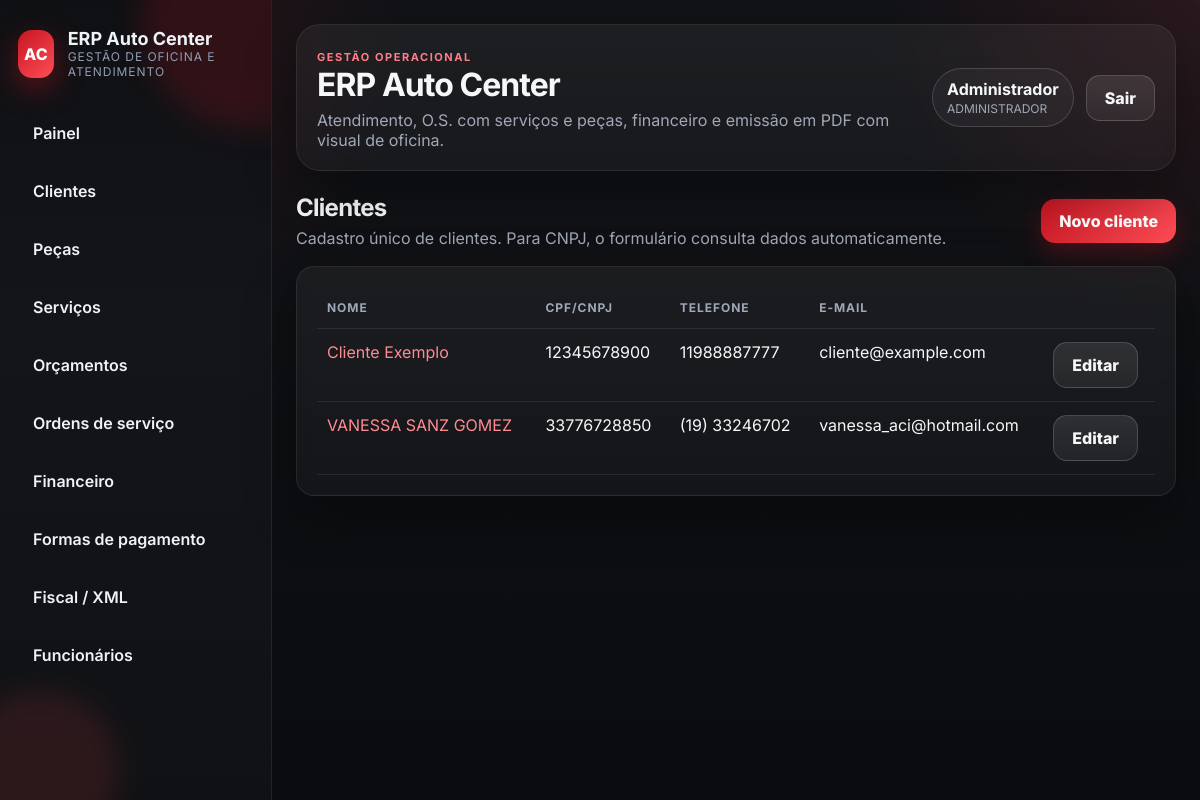
The page /clientes (signed in) on the database as committed earlier.
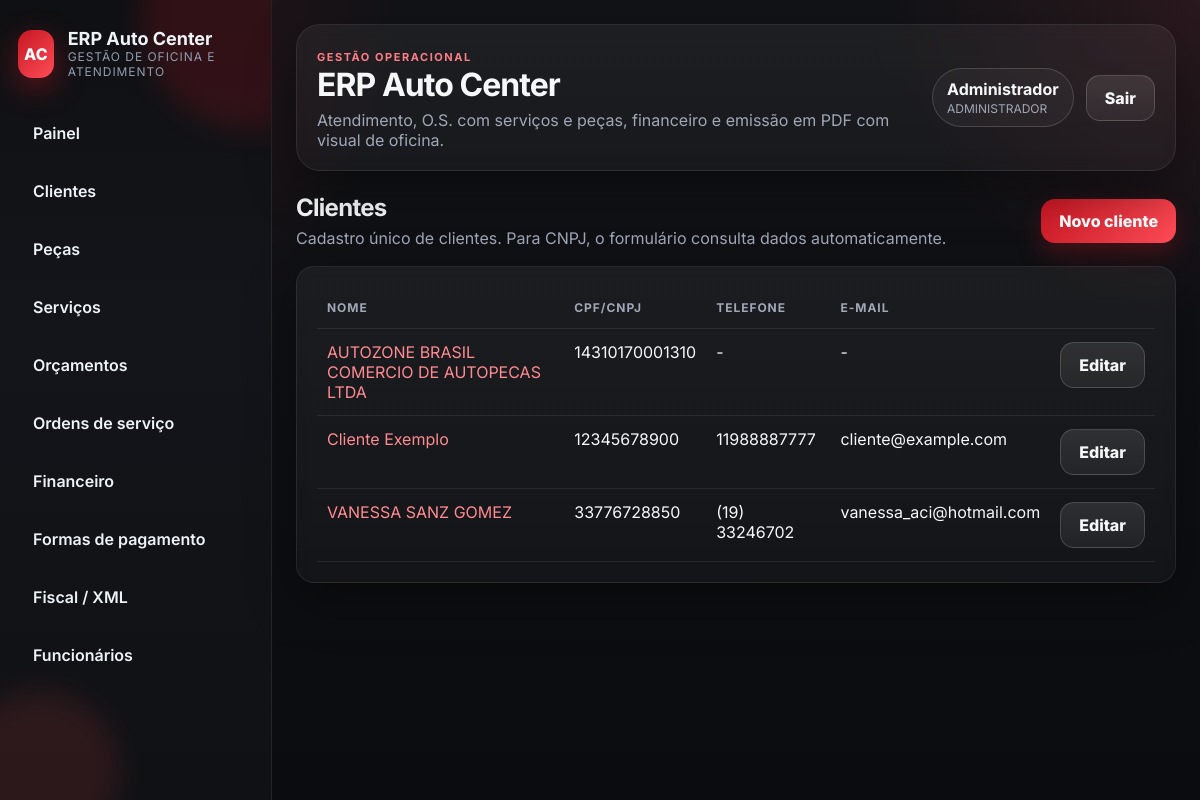
The same page on the database as committed later.
### app/models.py (models this page shows, shortened)
class TimestampMixin:
    created_at = db.Column(db.DateTime, default=datetime.now, nullable=False)
    updated_at = db.Column(db.DateTime, default=datetime.now, onupdate=datetime.now, nullable=False)

class SerializableMixin:
    def to_dict(self) -> dict:
        data: dict = {}
        for column in self.__table__.columns:
            value = getattr(self, column.name)
            if isinstance(value, (datetime, date)):
                data[column.name] = value.isoformat()
            elif isinstance(value, Decimal):
                data[column.name] = float(value)
            else:
                data[column.name] = value
        return data

class User(db.Model, TimestampMixin, SerializableMixin):
    __tablename__ = 'users'
    id = db.Column(db.Integer, primary_key=True)
    username = db.Column(db.String(50), unique=True, nullable=False)
    password_hash = db.Column(db.String(255), nullable=False)
    role = db.Column(db.String(30), nullable=False, default='MECANICO')
    nome = db.Column(db.String(120), nullable=False)
    ativo = db.Column(db.Boolean, default=True, nullable=False)

class Client(db.Model, TimestampMixin, SerializableMixin):
    __tablename__ = 'clients'
    id = db.Column(db.Integer, primary_key=True)
    nome = db.Column(db.String(160), nullable=False)
    cpf_cnpj = db.Column(db.String(20))
    telefone = db.Column(db.String(30))
    email = db.Column(db.String(120))
    endereco = db.Column(db.String(255))
    observacoes = db.Column(db.Text)
    budgets = db.relationship('Budget', back_populates='client', cascade='all')
    work_orders = db.relationship('WorkOrder', back_populates='client', cascade='all')

### app/web.py (the view)
@web_bp.get('/clientes')
@login_required
def clients_index():
    clients = Client.query.order_by(Client.nome).all()
    return render_template('clientes/index.html', clients=clients)

### app/auth.py (called while the page is built)
def current_user() -> User | None:
    user_id = session.get(SESSION_KEY)
    if not user_id:
        return None
    return db.session.get(User, user_id)

def login_required(view):
    @wraps(view)
    def wrapped(*args, **kwargs):
        if not current_user():
            flash('Faça login para continuar.', 'warning')
            return redirect(url_for('web.login', next=request.path))
        return view(*args, **kwargs)
    return wrapped

### app/templates/clientes/index.html
{% extends 'base.html' %}
{% block content %}
<div class="page-header">
  <div><h2>Clientes</h2><p class="muted">Cadastro único de clientes. Para CNPJ, o formulário consulta dados automaticamente.</p></div>
  <a class="button" href="{{ url_for('web.clients_new') }}">Novo cliente</a>
</div>
<div class="table-card">
  <table class="table">
    <thead><tr><th>Nome</th><th>CPF/CNPJ</th><th>Telefone</th><th>E-mail</th><th></th></tr></thead>
    <tbody>
      {% for client in clients %}
      <tr>
        <td><a href="{{ url_for('web.clients_show', client_id=client.id) }}">{{ client.nome }}</a></td>
        <td>{{ client.cpf_cnpj or '-' }}</td>
        <td>{{ client.telefone or '-' }}</td>
        <td>{{ client.email or '-' }}</td>
        <td><a class="button secondary" href="{{ url_for('web.clients_edit', client_id=client.id) }}">Editar</a></td>
      </tr>
      {% else %}
      <tr><td colspan="5">Nenhum cliente cadastrado.</td></tr>
      {% endfor %}
    </tbody>
  </table>
</div>
{% endblock %}

### app/templates/base.html (shortened to what this page needs)
<!DOCTYPE html>
<html lang="pt-BR">
<head>
  <link rel="stylesheet" href="{{ url_for('static', filename='styles.css') }}">
</head>
<body>
  <aside class="sidebar">
    <div class="sidebar-glow sidebar-glow-top"></div>
    <div class="sidebar-glow sidebar-glow-bottom"></div>
    <div class="brand">
      <div class="brand-badge">AC</div>
      <div>
        <strong>ERP Auto Center</strong>
        <span>gestão de oficina e atendimento</span>
      </div>
    </div>
    <nav>
      <a href="{{ url_for('web.dashboard') }}">Painel</a>
      <a href="{{ url_for('web.clients_index') }}">Clientes</a>
      <a href="{{ url_for('web.products_index') }}">Peças</a>
      <a href="{{ url_for('web.services_index') }}">Serviços</a>
      <a href="{{ url_for('web.budgets_index') }}">Orçamentos</a>
      <a href="{{ url_for('web.work_orders_index') }}">Ordens de serviço</a>
      {% if current_user() and current_user().role == 'ADMINISTRADOR' %}
      <a href="{{ url_for('web.finance_index') }}">Financeiro</a>
      <a href="{{ url_for('web.payment_methods_index') }}">Formas de pagamento</a>
      <a href="{{ url_for('web.fiscal_index') }}">Fiscal / XML</a>
      <a href="{{ url_for('web.employees_index') }}">Funcionários</a>
      {% endif %}
    </nav>
  </aside>
  <main class="main">
    <header class="topbar card glass-card">
      <div>
        <span class="eyebrow">gestão operacional</span>
        <h1>ERP Auto Center</h1>
        <p>Atendimento, O.S. com serviços e peças, financeiro e emissão em PDF com visual de oficina.</p>
      </div>
      <div class="user-box">
        {% if current_user() %}
        <div class="user-chip">
          <strong>{{ current_user().nome }}</strong>
          <span>{{ current_user().role }}</span>
        </div>
        <a class="button secondary" href="{{ url_for('web.logout') }}">Sair</a>
        {% endif %}
      </div>
    </header>
    {% block content %}{% endblock %}
  </main>
</body>
</html>

### app/static/styles.css (style rules this page uses)
:root { --bg: #0f0f12; --bg-soft: #17171c; --surface: #17191f; --surface-2: #1f222b; --surface-3: #252a35; --line: rgba(255,255,255,0.08); --line-strong: rgba(255,255,255,0.16); --text: #f6f7f9; --muted: #a0a8b8; --primary: #c51622; --primary-2: #ff4d57; --success: #15b26d; --danger: #f04452; --warning: #f5a524; --shadow: 0 18px 50px rgba(0, 0, 0, 0.35); --radius: 18px; --radius-lg: 24px; }
* { box-sizing: border-box; }
html { scroll-behavior: smooth; }
body { margin: 0; font-family: Inter, Arial, sans-serif; background: radial-gradient(circle at top left, rgba(197, 22, 34, 0.18), transparent 28%), radial-gradient(circle at top right, rgba(255, 77, 87, 0.10), transparent 22%), linear-gradient(180deg, #121317 0%, #0b0c0f 100%); color: var(--text); }
a { color: #ff8b92; text-decoration: none; }
.sidebar { position: fixed; top: 0; left: 0; width: 272px; height: 100vh; padding: 28px 18px; background: linear-gradient(180deg, #0f1013, #13151a 40%, #101114 100%); border-right: 1px solid var(--line); color: #eef3f8; overflow: hidden; }
.sidebar-glow { position: absolute; border-radius: 999px; filter: blur(14px); opacity: .65; pointer-events: none; }
.sidebar-glow-top { width: 220px; height: 220px; background: rgba(197, 22, 34, 0.28); top: -90px; right: -90px; }
.sidebar-glow-bottom { width: 160px; height: 160px; background: rgba(255, 77, 87, 0.18); bottom: -50px; left: -40px; }
.brand { position: relative; display: flex; gap: 14px; align-items: center; margin-bottom: 30px; }
.brand strong { display: block; font-size: 18px; }
.brand span { display: block; color: #919cb0; font-size: 12px; text-transform: uppercase; letter-spacing: .08em; }
.brand-badge { width: 48px; height: 48px; border-radius: 14px; display: grid; place-items: center; background: linear-gradient(135deg, var(--primary), var(--primary-2)); color: #fff; font-weight: 800; box-shadow: 0 10px 30px rgba(197, 22, 34, 0.45); }
.sidebar nav { display: flex; flex-direction: column; gap: 10px; position: relative; }
.sidebar nav a { padding: 13px 14px; border-radius: 14px; color: #eef3f8; border: 1px solid transparent; font-weight: 600; }
.main { margin-left: 272px; min-height: 100vh; padding: 24px; }
.topbar { display: flex; justify-content: space-between; align-items: center; gap: 16px; margin-bottom: 22px; }
.card, .table-card, .stat { background: linear-gradient(180deg, rgba(255,255,255,0.05), rgba(255,255,255,0.03)); border: 1px solid var(--line); border-radius: var(--radius); box-shadow: var(--shadow); backdrop-filter: blur(6px); }
.glass-card { border-radius: var(--radius-lg); }
.card, .table-card { padding: 20px; }
.table-card { overflow: visible; }
.stat span, .muted { color: var(--muted); }
.topbar h1, .page-header h2 { margin: 0; letter-spacing: -0.03em; }
.topbar p, .page-header p { margin: 6px 0 0; color: var(--muted); }
.page-header { display: flex; justify-content: space-between; gap: 16px; align-items: center; margin-bottom: 18px; }
.eyebrow, .hero-kicker, .status-label { display: inline-flex; align-items: center; gap: 8px; text-transform: uppercase; letter-spacing: .14em; font-size: 11px; font-weight: 700; color: #ff7d86; }
.user-box { display: flex; gap: 12px; align-items: center; }
.user-chip { padding: 10px 14px; border-radius: 999px; border: 1px solid var(--line-strong); background: rgba(255,255,255,0.04); display: flex; flex-direction: column; gap: 2px; }
.user-chip span { color: var(--muted); font-size: 12px; }
.table { width: 100%; border-collapse: collapse; }
.table th, .table td { padding: 13px 10px; border-bottom: 1px solid var(--line); text-align: left; vertical-align: top; }
.table th { font-size: 12px; text-transform: uppercase; letter-spacing: .08em; color: var(--muted); }
button, .button { display: inline-flex; align-items: center; justify-content: center; gap: 8px; padding: 12px 18px; border: 0; border-radius: 14px; background: linear-gradient(135deg, var(--primary), var(--primary-2)); color: #fff; font-weight: 800; cursor: pointer; text-decoration: none; box-shadow: 0 10px 24px rgba(197, 22, 34, 0.28); }
.button.secondary, button.secondary { background: linear-gradient(180deg, rgba(255,255,255,.10), rgba(255,255,255,.06)); color: var(--text); box-shadow: none; border: 1px solid var(--line-strong); }
.table td, .table th { overflow: visible; }

Rows that differ between the two databases and show on the page:
added Client: nome "AUTOZONE BRASIL COMERCIO DE AUTOPECAS LTDA", cpf_cnpj "14310170001310", telefone "-", email "-"
